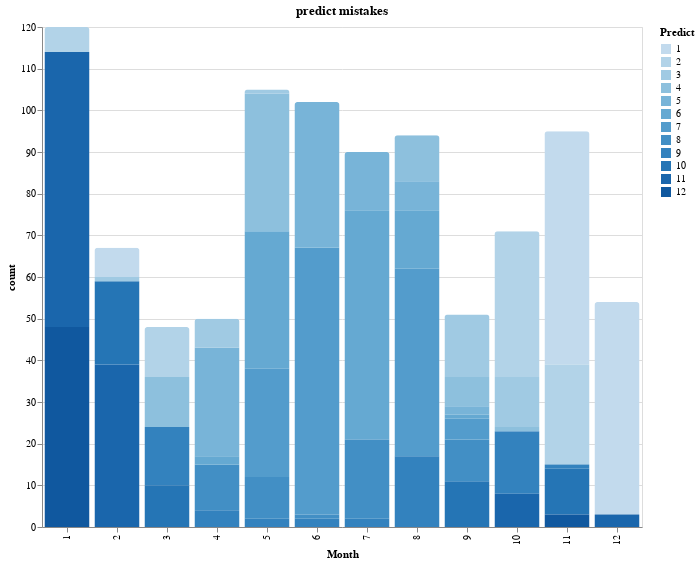

The cell this chart's notebook holds for it:
### Markdown cell above
From the result of the above code, we could clearly see the appearance times of each mistake prediction and know what is the most easily happen mistake prediction. In order to have a more direct and better understanding of the above data, I plan to use a bar graph to further show the different types of mistake predictions and the appearance times of each type.

### Code cell
sel3 = alt.selection_single(fields=['Predict'])
alt.Chart(df_mistake).mark_bar(
    cornerRadiusTopLeft=3,
    cornerRadiusTopRight=3
).encode(
    x='Month:O',
    y='count:Q',
    color='Predict:O',
    tooltip = ["Month","Predict", "count"],
    opacity=alt.condition(sel3, alt.value(1), alt.value(0.2))
).properties(
    title="predict mistakes",
    width=600,
    height=500,
).add_selection(
    sel3
)

### Figure 1 — Vega-Lite specification as saved in the notebook (floating-point values rounded to 4 significant figures)
{"config": {"view": {"continuousWidth": 400, "continuousHeight": 300}}, "data": {"name": "data-b16d284f339bdcec164c4434f324d07c"}, "mark": {"type": "bar", "cornerRadiusTopLeft": 3, "cornerRadiusTopRight": 3}, "encoding": {"color": {"type": "ordinal", "field": "Predict"}, "opacity": {"condition": {"value": 1, "selection": "selector007"}, "value": 0.2}, "tooltip": [{"type": "quantitative", "field": "Month"}, {"type": "quantitative", "field": "Predict"}, {"type": "quantitative", "field": "count"}], "x": {"type": "ordinal", "field": "Month"}, "y": {"type": "quantitative", "field": "count"}}, "height": 500, "selection": {"selector007": {"type": "single", "fields": ["Predict"]}}, "title": "predict mistakes", "width": 600, "$schema": "https://vega.github.io/schema/vega-lite/v4.8.1.json", "datasets": {"data-b16d284f339bdcec164c4434f324d07c": [{"Month": 1, "Predict": 11, "count": 66}, {"Month": 6, "Predict": 7, "count": 64}, {"Month": 11, "Predict": 1, "count": 56}, {"Month": 7, "Predict": 6, "count": 55}, {"Month": 12, "Predict": 1, "count": 51}, {"Month": 1, "Predict": 12, "count": 48}, {"Month": 8, "Predict": 7, "count": 45}, {"Month": 2, "Predict": 11, "count": 39}, {"Month": 10, "Predict": 2, "count": 35}, {"Month": 6, "Predict": 5, "count": 35}, {"Month": 5, "Predict": 6, "count": 33}, {"Month": 5, "Predict": 4, "count": 33}, {"Month": 5, "Predict": 7, "count": 26}, {"Month": 4, "Predict": 5, "count": 26}, {"Month": 11, "Predict": 2, "count": 24}, {"Month": 2, "Predict": 10, "count": 20}, {"Month": 7, "Predict": 8, "count": 19}, {"Month": 8, "Predict": 9, "count": 17}, {"Month": 9, "Predict": 3, "count": 15}, {"Month": 10, "Predict": 9, "count": 15}, {"Month": 8, "Predict": 6, "count": 14}, {"Month": 3, "Predict": 9, "count": 14}, {"Month": 7, "Predict": 5, "count": 14}, {"Month": 10, "Predict": 3, "count": 12}, {"Month": 3, "Predict": 2, "count": 12}, {"Month": 3, "Predict": 4, "count": 12}, {"Month": 8, "Predict": 4, "count": 11}, {"Month": 11, "Predict": 10, "count": 11}, {"Month": 4, "Predict": 8, "count": 11}, {"Month": 9, "Predict": 10, "count": 11}, {"Month": 5, "Predict": 8, "count": 10}, {"Month": 9, "Predict": 8, "count": 10}, {"Month": 3, "Predict": 10, "count": 10}, {"Month": 10, "Predict": 11, "count": 8}, {"Month": 8, "Predict": 5, "count": 7}, {"Month": 2, "Predict": 1, "count": 7}, {"Month": 4, "Predict": 3, "count": 7}, {"Month": 9, "Predict": 4, "count": 7}, {"Month": 1, "Predict": 2, "count": 6}, {"Month": 9, "Predict": 7, "count": 5}, {"Month": 4, "Predict": 9, "count": 4}, {"Month": 11, "Predict": 12, "count": 3}, {"Month": 12, "Predict": 11, "count": 3}, {"Month": 9, "Predict": 5, "count": 2}, {"Month": 7, "Predict": 9, "count": 2}, {"Month": 6, "Predict": 9, "count": 2}, {"Month": 5, "Predict": 9, "count": 2}, {"Month": 4, "Predict": 6, "count": 2}, {"Month": 9, "Predict": 6, "count": 1}, {"Month": 10, "Predict": 4, "count": 1}, {"Month": 6, "Predict": 8, "count": 1}, {"Month": 5, "Predict": 3, "count": 1}, {"Month": 11, "Predict": 9, "count": 1}, {"Month": 2, "Predict": 3, "count": 1}]}}
